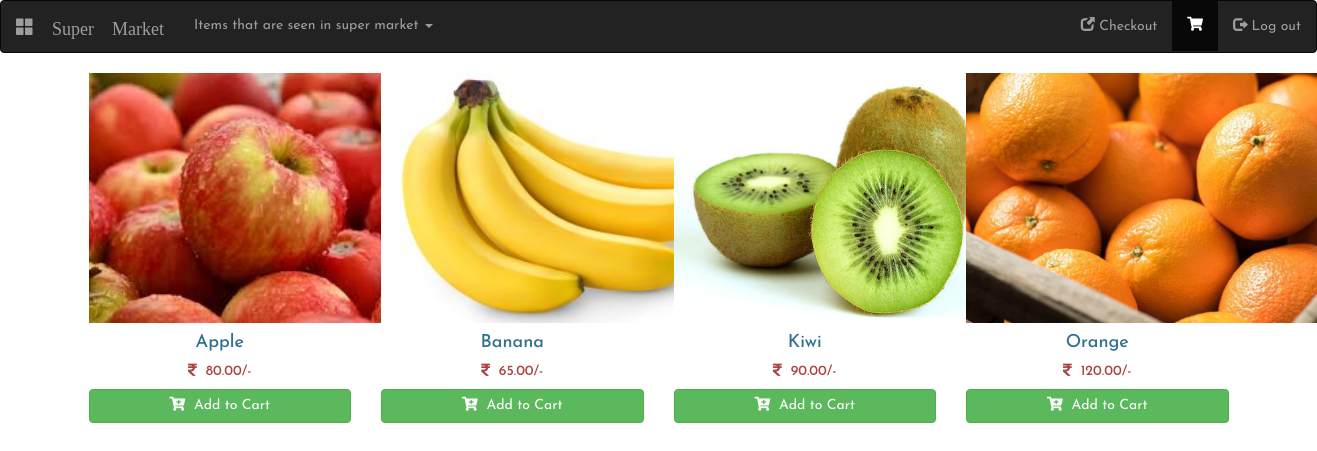
Screenshot of /fruits.php with the database file from the repository.
### tables this page shows
CREATE TABLE `fruits` (
  `id` int(255) NOT NULL,
  `product_name` varchar(255) NOT NULL,
  `product_price` float NOT NULL,
  `product_image` varchar(255) NOT NULL,
  `product_code` varchar(255) NOT NULL
);

### fruits.php (the view, shortened to what this page needs)
<!DOCTYPE html>
<html>
<head>
  <link rel="stylesheet" type="text/css" href="css/style.css">
  <link rel="stylesheet" href="https://maxcdn.bootstrapcdn.com/bootstrap/3.4.1/css/bootstrap.min.css">
  <link rel="stylesheet" href="https://cdnjs.cloudflare.com/ajax/libs/font-awesome/5.12.0/css/all.css" />
</head>
<body>
	<nav class="navbar navbar-inverse">
  <div class="container-fluid">
    <div class="navbar-header">
      <a class="navbar-brand" href="#"><span class="glyphicon glyphicon-th-large"> Super Market</span></a>
    </div>
    <ul class="nav navbar-nav">
      <li class="dropdown">
        <a class="dropdown-toggle" data-toggle="dropdown" href="shopping.php">Items that are seen in super market
        <span class="caret"></span></a>
      </li>
    </ul>
    <ul class="nav navbar-nav navbar-right">
      <li><a href="checkout.php"><span class="glyphicon glyphicon-new-window"></span> Checkout </a></li>
      <li class="active"><a href="cart.php"><span></span><i class="fas fa-shopping-cart"></i><span id="cart-item" class="badge badge-danger"></span></a></li>
      <li><a href="index.php"><span class="glyphicon glyphicon-log-out"></span> Log out</a></li>
    </ul>
  </div>
</nav>
<div class="container">
  <div class="row mt-2 pb-3">
    <?php
      include 'config.php';
      $stmt = $conn->prepare("SELECT * FROM fruits");
      $stmt->execute();
      $result = $stmt->get_result();
      while($row = $result->fetch_assoc()):
    ?>
    <div class="col-sm-6 col-md-4 col-lg-3 mb-2">
      <div class="card-deck">
        <div class="card p-2 border-secondary mb-2">
          <img src="<?= $row['product_image'] ?>" class="card-img-top" height="250">
          <div class="card-body p-1">
            <h4 class="card-title text-center text-info"><?= $row['product_name'] ?></h4>
            <h5 class="card-text text-center text-danger"><i class="fas fa-rupee-sign"></i>&nbsp;&nbsp;<?= number_format($row['product_price'],2) ?>/-</h5>
          </div>
          <div class="card-footer p-1">
            <form action="" class="form-submit">
              <button class="btn btn-success btn-block addItemBtn"><i class="fas fa-cart-plus"></i>&nbsp;&nbsp;Add to Cart</button>
            </form>
          </div>
        </div>
      </div>
    </div>
  <?php endwhile; ?>
  </div>
</div>
</body>
</html>

### css/style.css (style rules this page uses)
* { margin: 0; padding: 0;box-sizing: border-box;font-family: 'Josefin Sans', sans-serif; }

### rows the page displays
fruits: product_image (picture), product_name "Apple", product_price "80.00"
fruits: product_image (picture), product_name "Banana", product_price "65.00"
fruits: product_image (picture), product_name "Kiwi", product_price "90.00"
fruits: product_image (picture), product_name "Orange", product_price "120.00"
